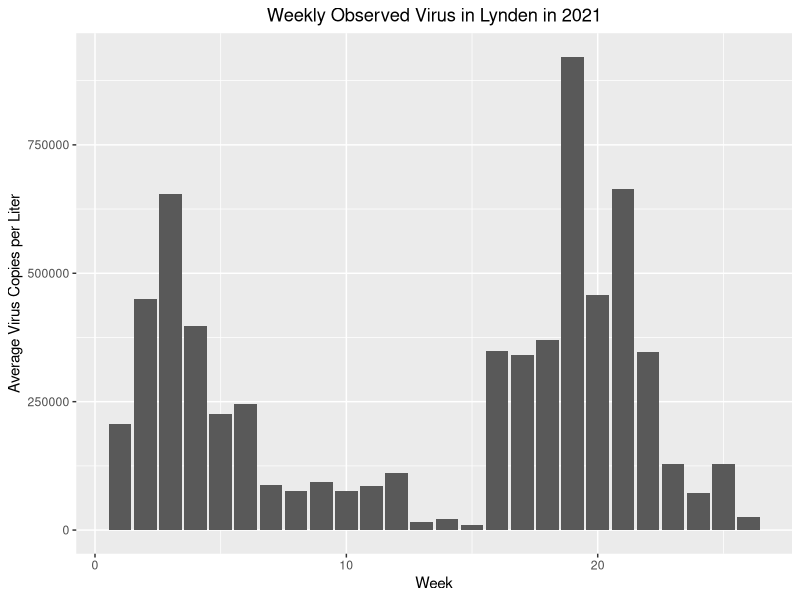
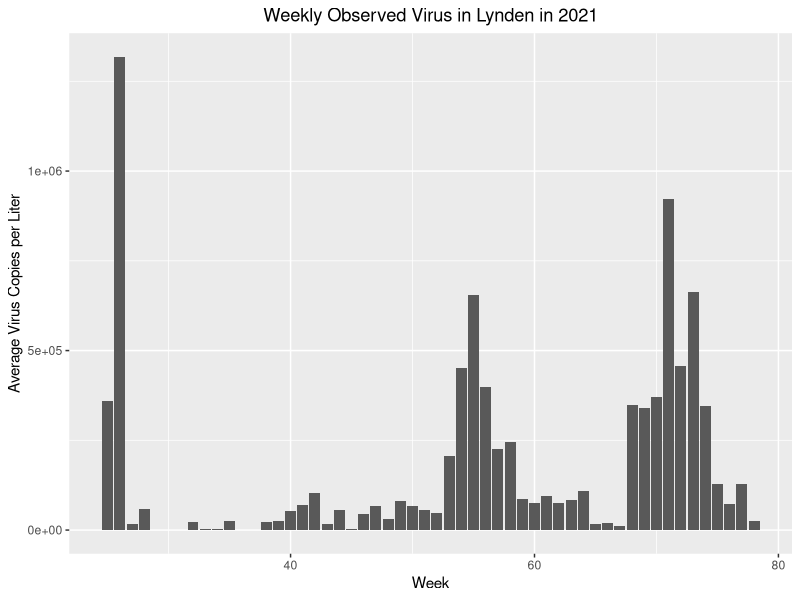
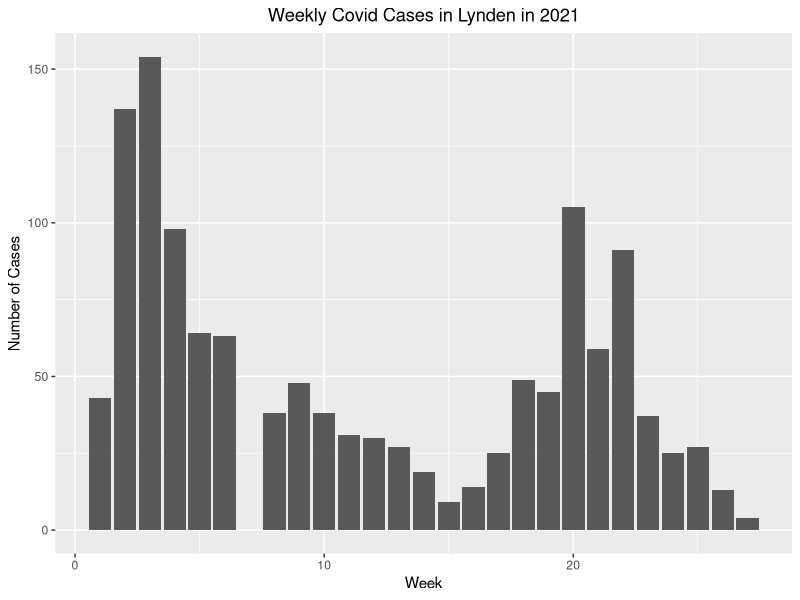
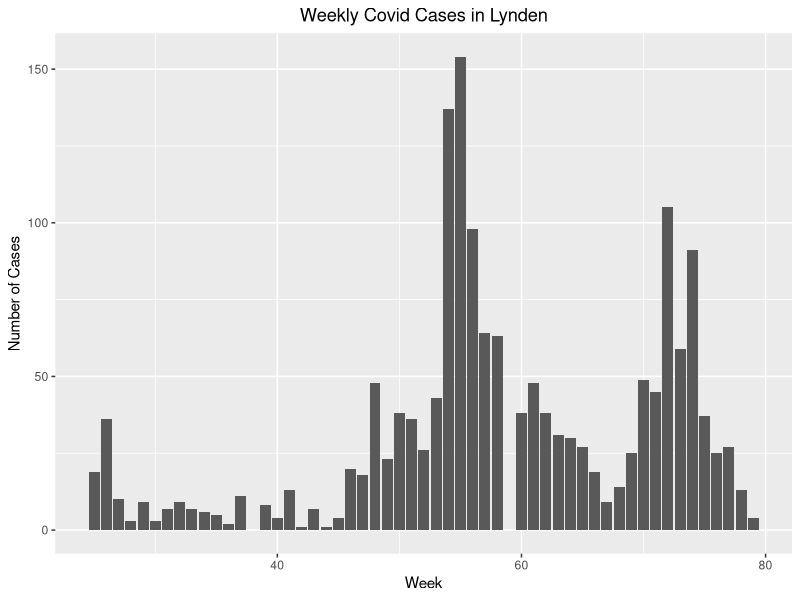
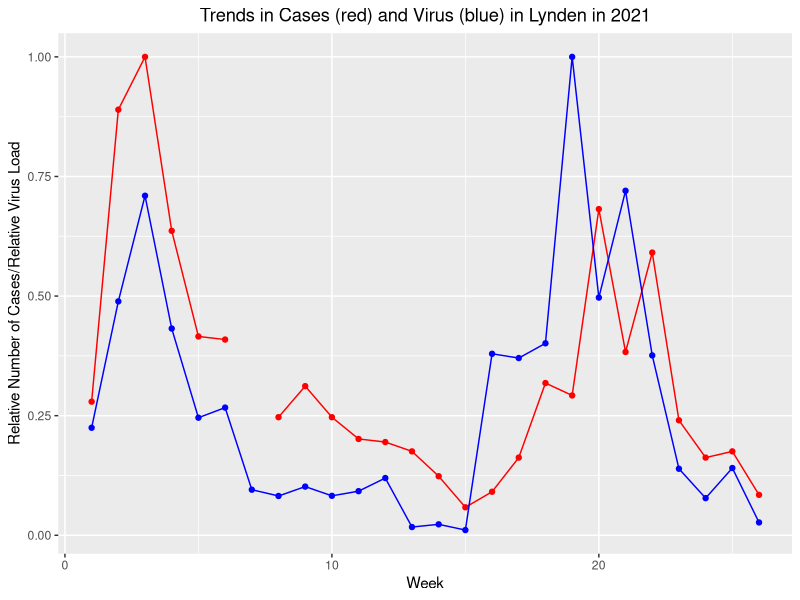
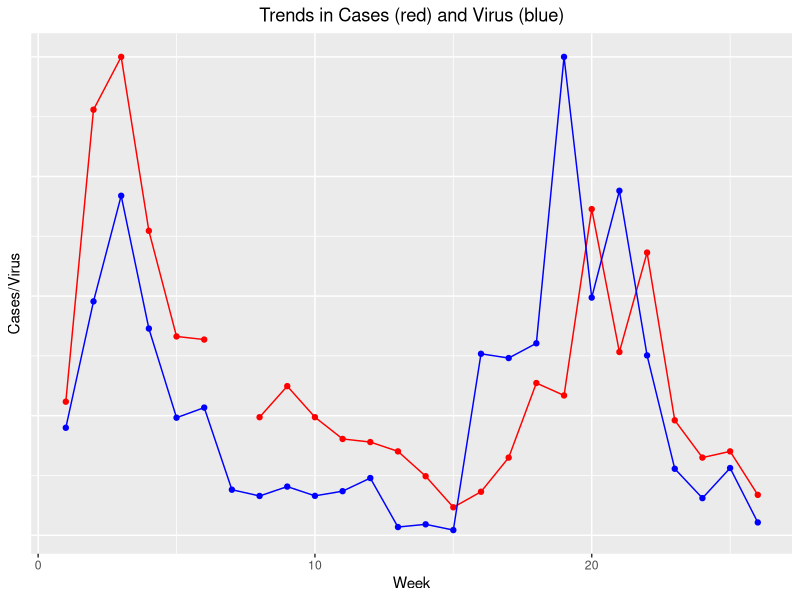
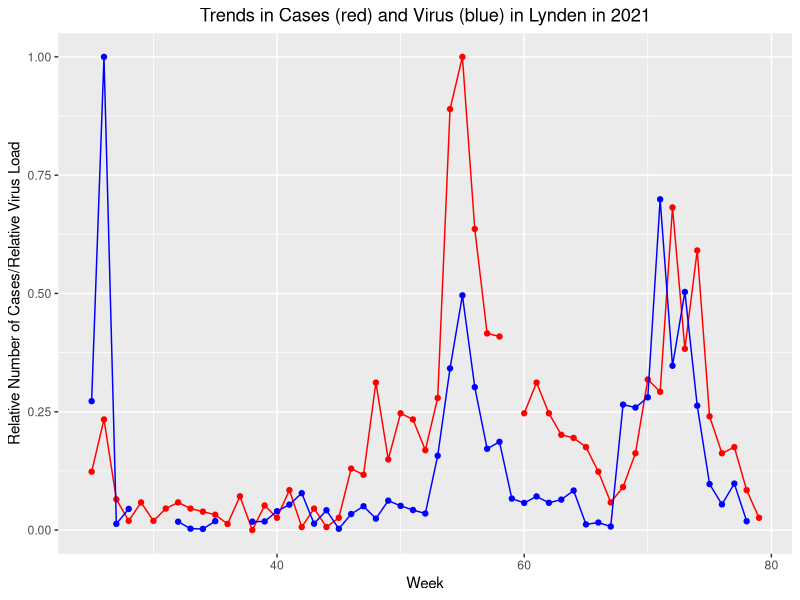
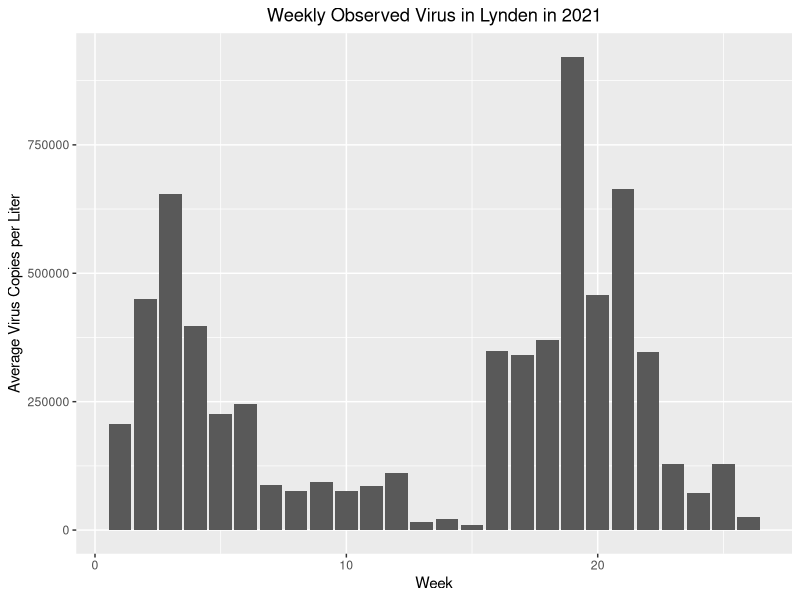

Recreate these plots in R, in order.
library(tidyverse)

# read in dataset 
lynden_dat <- readxl::read_excel("lynden_data_modified.xlsx",
                                 col_names = TRUE)[,-c(3:5)]
colnames(lynden_dat) <- c("date", "virus_per_liter", "weekly_cases", "count_2_week",
                          "county_cum_count", "county_1_week_increase")

# fix date 
lynden_dat$date <- as.Date(lynden_dat$date, origin = "1899-12-30")
lynden_dat$week <- lubridate::isoweek(lynden_dat$date) # define week starting on a Monday
lynden_dat$year <- lubridate::year(lynden_dat$date)
# correct year for 2nd and 96th observations, they are miscoded in original dataset as 2021 
lynden_dat$year[2] <- 2020
lynden_dat$year[96] <- 2020

# make dataset for wastewater 
waste_dat <- lynden_dat %>% 
  select(c(date, virus_per_liter, week, year))
waste_dat <- waste_dat[!is.na(waste_dat$virus_per_liter), ]
waste_dat_21 <- waste_dat %>% filter(year == 2021) %>% select(-year)
# check how many observations per week in dataset 
weekly_obs <- #waste_dat_21 %>% 
  waste_dat %>%
  group_by(week, year) %>%
  summarise(count = n()) %>%
  arrange(year)
# need to find out eventually how to define week! 
# for now, do M-Su, scale sum of wastewater by number of observations in that week
weekly_waste <- waste_dat_21 %>%
  filter(week != 53) %>%
  group_by(week) %>%
  mutate(obs_num = n()) %>% 
  summarise(virus_in_week = sum(virus_per_liter),
            virus_normed = virus_in_week/obs_num) %>%
  unique()
ggplot(weekly_waste, aes(x = week, y = virus_normed)) + 
  geom_bar(stat = "identity") + 
  xlab("Week") + 
  ylab("Average Virus Copies per Liter") + 
  ggtitle("Weekly Observed Virus in Lynden in 2021") + 
  theme(plot.title = element_text(hjust = 0.5))
ggsave("virus_bar.png")
# look at 2020 as well 
weekly_waste_all <- waste_dat %>%
  filter(week != 53) %>%
  mutate(week_cum = ifelse(year == 2021, week + 52, week)) %>%
  group_by(week_cum) %>%
  mutate(obs_num = n()) %>% 
  summarise(virus_in_week = sum(virus_per_liter),
            virus_normed = virus_in_week/obs_num) %>%
  unique()
ggplot(weekly_waste_all, aes(x = week_cum, y = virus_normed)) + 
  geom_bar(stat = "identity") + 
  xlab("Week") + 
  ylab("Average Virus Copies per Liter") + 
  ggtitle("Weekly Observed Virus in Lynden in 2021") + 
  theme(plot.title = element_text(hjust = 0.5))
ggsave("virus_2020_2021.png")

# make dataset for lynden cases 
lynden_case_dat <- lynden_dat %>% 
  select(c(date, weekly_cases, week, year))
lynden_case_dat$week <- lubridate::week(lynden_case_dat$date)
lynden_case_dat <- lynden_case_dat[!is.na(lynden_case_dat$weekly_cases), ]
lynden_case_dat_21 <- lynden_case_dat %>% filter(year == 2021) %>% select(-c(year))  
lynden_case_dat_21 <- rbind(lynden_case_dat_21, c(NA, 7)) %>%
  arrange(week, desc = F)
ggplot(lynden_case_dat_21, aes(x = week, y = weekly_cases)) + 
  geom_bar(stat = "identity") + 
  xlab("Week") + 
  ylab("Number of Cases") + 
  ggtitle("Weekly Covid Cases in Lynden in 2021") + 
  theme(plot.title = element_text(hjust = 0.5))
ggsave("cases_bar.png")
# look into 2020 as well 
weekly_cases <- lynden_case_dat %>%
  group_by(week, year) %>% 
  summarise(count = n()) %>%
  arrange(year)
lynden_plot_dat <- lynden_case_dat %>%
  select(-date) %>%
  rbind(c(NA, 7, 2021)) %>%
  arrange(year, week) %>%
  mutate(week_cum = ifelse(year == 2021, week + 52, week))
ggplot(lynden_plot_dat, aes(x = week_cum, y = weekly_cases)) + 
  geom_bar(stat = "identity") + 
  xlab("Week") + 
  ylab("Number of Cases") + 
  ggtitle("Weekly Covid Cases in Lynden") + 
  theme(plot.title = element_text(hjust = 0.5))
ggsave("case_2020_2021.png")

# plot time series for cases and wastewater on same axes
weekly_dat <- full_join(weekly_waste, lynden_case_dat_21, by = "week") %>%
  select(-date) %>%
  filter(week != 27)
weekly_dat$rel_cases <- weekly_dat$weekly_cases/max(weekly_dat$weekly_cases, na.rm = T)  
weekly_dat$rel_virus <- weekly_dat$virus_normed/max(weekly_dat$virus_normed, na.rm = T)
trends_plot <- ggplot(weekly_dat, aes(x = week, y = rel_cases)) + 
  geom_line(color = "red") + 
  geom_point(color = "red") + 
  geom_line(aes(y = rel_virus), color = "blue") + 
  geom_point(aes(y = rel_virus), color = "blue") + 
  xlab("Week") + 
  ylab("Relative Number of Cases/Relative Virus Load") + 
  ggtitle("Trends in Cases (red) and Virus (blue) in Lynden in 2021") + 
  theme(plot.title = element_text(hjust = 0.5))
trends_plot
ggsave("trends.png")
trends_plot +  
  ylab("Cases/Virus") + 
  theme(axis.text.y = element_blank(),
        axis.ticks.y = element_blank()) + 
  ggtitle("Trends in Cases (red) and Virus (blue)")
ggsave("simple_trends.png")
# also look at 2020
weekly_dat_all <- full_join(weekly_waste_all, lynden_plot_dat, by = "week_cum") 
weekly_dat_all$rel_cases <- weekly_dat_all$weekly_cases/
  max(weekly_dat_all$weekly_cases, na.rm = T)  
weekly_dat_all$rel_virus <- weekly_dat_all$virus_normed/
  max(weekly_dat_all$virus_normed, na.rm = T)
trends_plot <- ggplot(weekly_dat_all, aes(x = week_cum, y = rel_cases)) + 
  geom_line(color = "red") + 
  geom_point(color = "red") + 
  geom_line(aes(y = rel_virus), color = "blue") + 
  geom_point(aes(y = rel_virus), color = "blue") + 
  xlab("Week") + 
  ylab("Relative Number of Cases/Relative Virus Load") + 
  ggtitle("Trends in Cases (red) and Virus (blue) in Lynden in 2021") + 
  theme(plot.title = element_text(hjust = 0.5))
trends_plot
ggsave("trends_2020_2021.png")


